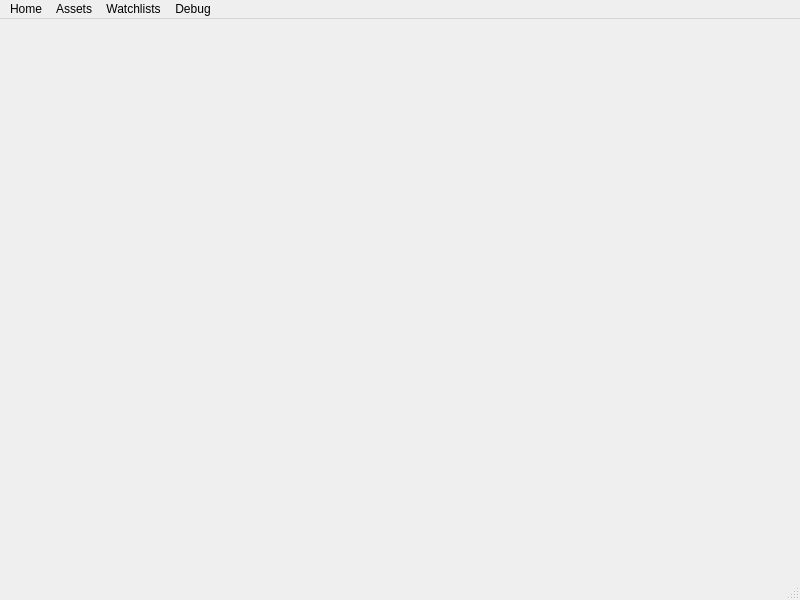
<?xml version="1.0" encoding="UTF-8"?>
<ui version="4.0">
 <class>MainWindow</class>
 <widget class="QMainWindow" name="MainWindow">
  <property name="geometry">
   <rect>
    <x>0</x>
    <y>0</y>
    <width>800</width>
    <height>600</height>
   </rect>
  </property>
  <property name="sizePolicy">
   <sizepolicy hsizetype="Fixed" vsizetype="Fixed">
    <horstretch>0</horstretch>
    <verstretch>0</verstretch>
   </sizepolicy>
  </property>
  <property name="windowTitle">
   <string>CellarstoneTradingApp</string>
  </property>
  <widget class="QWidget" name="centralwidget">
   <property name="sizePolicy">
    <sizepolicy hsizetype="Maximum" vsizetype="Maximum">
     <horstretch>0</horstretch>
     <verstretch>0</verstretch>
    </sizepolicy>
   </property>
   <property name="styleSheet">
    <string notr="true"/>
   </property>
   <layout class="QGridLayout" name="gridLayout">
    <item row="0" column="0">
     <widget class="QStackedWidget" name="pageBox">
      <property name="sizePolicy">
       <sizepolicy hsizetype="Preferred" vsizetype="Preferred">
        <horstretch>0</horstretch>
        <verstretch>0</verstretch>
       </sizepolicy>
      </property>
      <property name="currentIndex">
       <number>1</number>
      </property>
      <widget class="QWidget" name="page"/>
      <widget class="QWidget" name="page_2"/>
     </widget>
    </item>
   </layout>
  </widget>
  <widget class="QMenuBar" name="menubar">
   <property name="geometry">
    <rect>
     <x>0</x>
     <y>0</y>
     <width>800</width>
     <height>22</height>
    </rect>
   </property>
   <widget class="QMenu" name="menuAssets">
    <property name="title">
     <string>Assets</string>
    </property>
    <addaction name="actionStocksAsset"/>
    <addaction name="actionFuturesAsset"/>
   </widget>
   <widget class="QMenu" name="menuWatchlists">
    <property name="title">
     <string>Watchlists</string>
    </property>
    <addaction name="actionStocksWatchlist"/>
    <addaction name="actionFuturesWatchlist"/>
    <addaction name="actionOptionsWatchlist"/>
   </widget>
   <widget class="QMenu" name="menuHome">
    <property name="title">
     <string>Home</string>
    </property>
    <addaction name="actionHomePage"/>
   </widget>
   <widget class="QMenu" name="menuDebug">
    <property name="title">
     <string>Debug</string>
    </property>
    <addaction name="actionThreads"/>
   </widget>
   <addaction name="menuHome"/>
   <addaction name="menuAssets"/>
   <addaction name="menuWatchlists"/>
   <addaction name="menuDebug"/>
  </widget>
  <widget class="QStatusBar" name="statusbar"/>
  <action name="actionStocksAsset">
   <property name="text">
    <string>Stocks</string>
   </property>
  </action>
  <action name="actionFuturesAsset">
   <property name="text">
    <string>Futures</string>
   </property>
  </action>
  <action name="actionStocksWatchlist">
   <property name="text">
    <string>Stocks</string>
   </property>
  </action>
  <action name="actionFuturesWatchlist">
   <property name="text">
    <string>Futures</string>
   </property>
  </action>
  <action name="actionOptionsWatchlist">
   <property name="text">
    <string>Options</string>
   </property>
  </action>
  <action name="actionHomePage">
   <property name="text">
    <string>HomePage</string>
   </property>
  </action>
  <action name="actionThreads">
   <property name="text">
    <string>Threads</string>
   </property>
  </action>
 </widget>
 <resources/>
 <connections/>
</ui>
